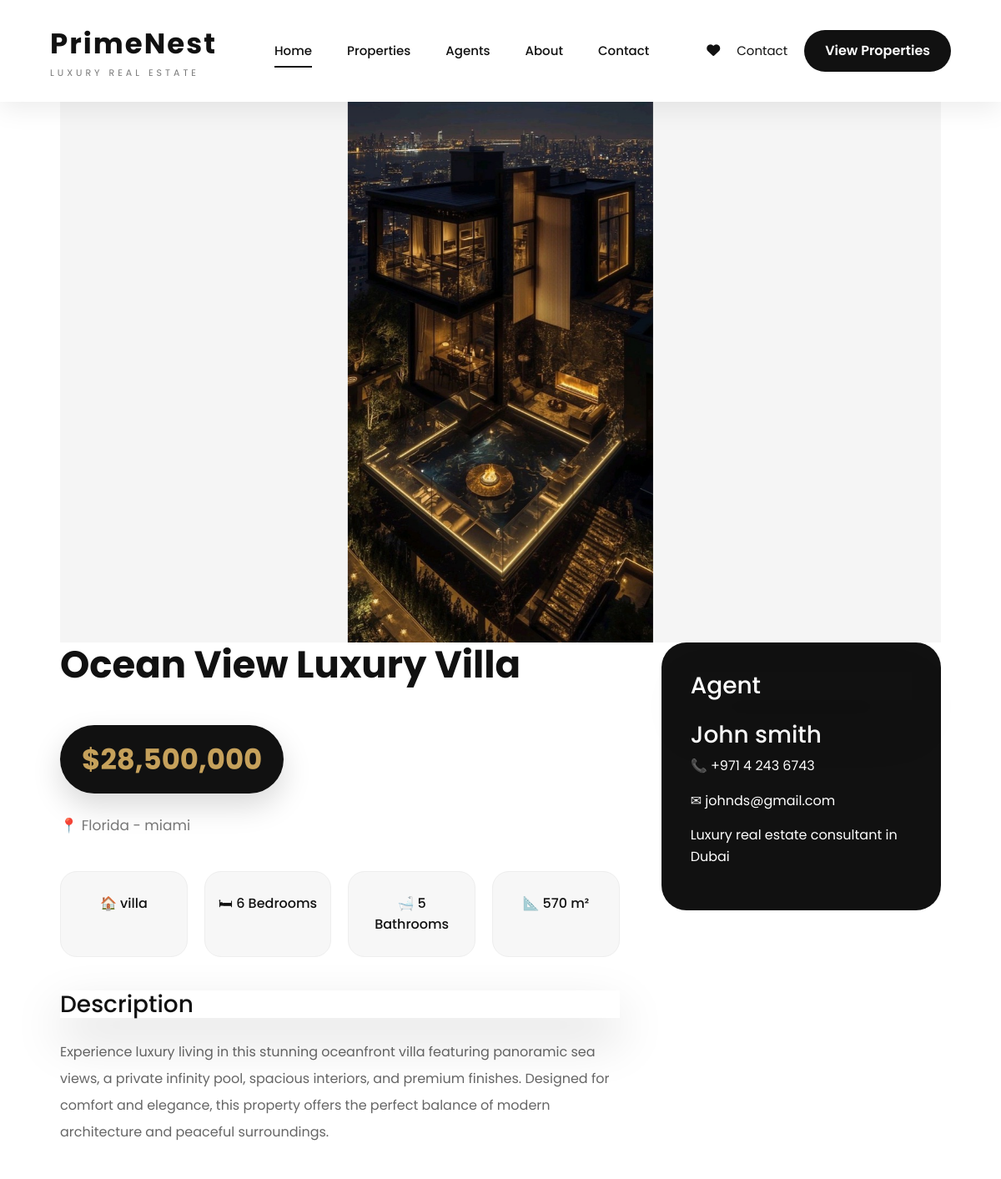
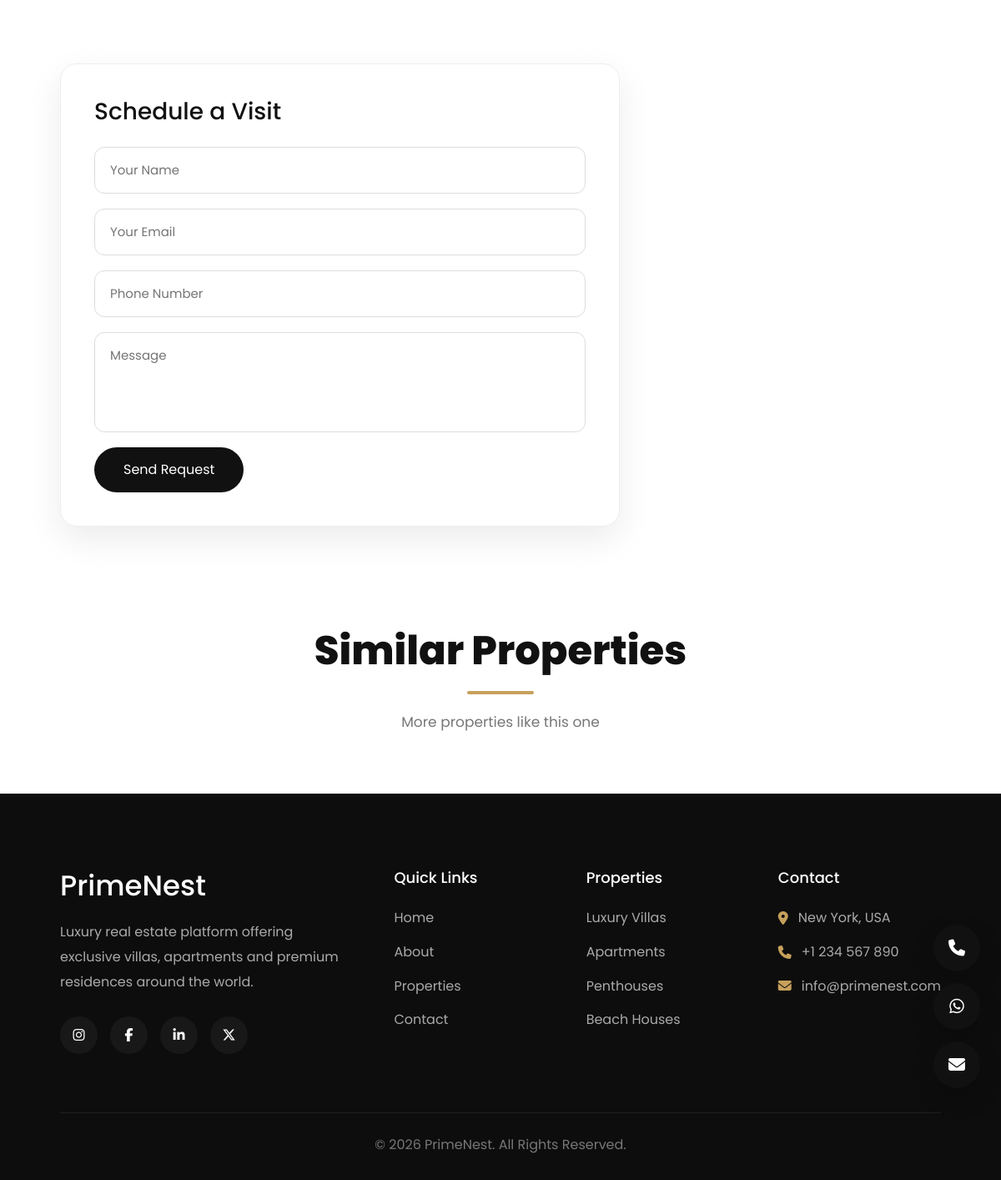
/properties/ocean-view-luxury-villa/, run on the app's committed database (2 pictures, top to bottom).
### property/models.py (models this page shows, shortened)
class Property(models.Model):
    STATUS_CHOICES = (
        ('sale', 'For Sale'),
        ('rent', 'For Rent'),
    )
    title = models.CharField(max_length=200)
    slug = models.SlugField(unique=True)
    property_type = models.ForeignKey(
        PropertyType,
        on_delete=models.CASCADE
    )
    agent = models.ForeignKey(
        Agent,
        on_delete=models.CASCADE
    )
    amenities = models.ManyToManyField(
        Amenity,
        blank=True
    )
    city = models.CharField(max_length=100)
    address = models.CharField(max_length=300)
    description = models.TextField()
    price = models.DecimalField(
        max_digits=12,
        decimal_places=0
    )
    area = models.PositiveIntegerField(
        help_text="Square meters"
    )
    bedrooms = models.PositiveIntegerField()
    bathrooms = models.PositiveIntegerField()
    status = models.CharField(
        max_length=10,
        choices=STATUS_CHOICES
    )
    cover_image = models.ImageField(
        upload_to='properties/'
    )
    created_at = models.DateTimeField(
        auto_now_add=True
    )

class PropertyType(models.Model):
    name = models.CharField(max_length=100)
    def __str__(self):
        return self.name

class Agent(models.Model):
    name = models.CharField(max_length=100)
    phone = models.CharField(max_length=20)
    email = models.EmailField()
    bio = models.TextField(blank=True)

### property/views.py (the view, shortened to what this page needs)
def property_detail(request, slug):
    property = get_object_or_404(
        Property,
        slug=slug
    )
    context = {
        "property": property
    }
    return render(
        request,
        "property/detail.html",
        context
    )

### templates/property/detail.html (shortened to what this page needs)
{% extends 'base.html' %}
{% load humanize %}
{% block body_class %}
inner-page
{% endblock %}
{% block content %}
<section class="property-detail">
<div class="container">
    <div class="detail-image">
        {% if property.cover_image %}
        <img
        src="{{ property.cover_image.url }}"
        alt="{{ property.title }}">
        {% endif %}
    </div>
    <div class="detail-layout">
        <div class="detail-content">
            <h1>
                {{ property.title }}
            </h1>
            <div class="detail-price">
                ${{ property.price|intcomma }}
            </div>
            <p class="location">
                📍 {{ property.city }} - {{ property.address }}
            </p>
            <div class="features">
                <div>
                    🏠
                    {{ property.property_type }}
                </div>
                <div>
                    🛏
                    {{ property.bedrooms }} Bedrooms
                </div>
                <div>
                    🛁
                    {{ property.bathrooms }} Bathrooms
                </div>
                <div>
                    📐
                    {{ property.area }} m²
                </div>
            </div>
            <div class="description">
                <h2>Description</h2>
                <p>
                    {{ property.description }}
                </p>
            </div>
        </div>
        <aside class="agent-box">
            <h2>
                Agent
            </h2>
            <h3>
                {{ property.agent.name }}
            </h3>
            <p>
                📞 {{ property.agent.phone }}
            </p>
            <p>
                ✉ {{ property.agent.email }}
            </p>
            <p>
                {{ property.agent.bio }}
            </p>
        </aside>
        <div class="visit-form">
    <h2>
        Schedule a Visit
    </h2>
    <form method="POST">
        <input
        type="text"
        name="name"
        placeholder="Your Name"
        required>
        <input
        type="email"
        name="email"
        placeholder="Your Email"
        required>
        <input
        type="text"
        name="phone"
        placeholder="Phone Number"
        required>
        <textarea
        name="message"
        placeholder="Message"></textarea>
        <button type="submit">
            Send Request
        </button>
    </form>
</div>
    </div>
</div>
</section>
<section class="similar-properties">
    <div class="container">
        <div class="section-title">
            <h2>
                Similar Properties
            </h2>
            <p>
                More properties like this one
            </p>
        </div>
    </div>
</section>
{% endblock %}

### static/css/variables.css (style rules this page uses)
:root { --white:#ffffff; --light-gray:#f5f5f5; --gray:#d1d5db; --dark-gray:#4b5563; --black:#111111; --transition:0.4s ease; --container:1200px; }

### static/css/style.css (style rules this page uses)
*, *::before, *::after { margin:0; padding:0; box-sizing:border-box; }
html { scroll-behavior:smooth; }
body { font-family:'Poppins',sans-serif; background:#fff; color:#111; overflow-x:hidden; line-height:1.6; }
img { width:100%; display:block; }
button, input, select { font-family:inherit; }
.container { width:min(90%,1320px); margin:auto; }
.section-title { text-align:center; margin-bottom:60px; }
.section-title h2 { font-size:48px; line-height:1.2; font-weight:700; margin-bottom:15px; }
.section-title p { color:#666; font-size:17px; }
* { transition-property:color,background,transform,border,box-shadow; }
img { opacity:0; animation:imageFade .8s forwards; }

### static/css/cards.css (style rules this page uses)
.location { color:#777; margin-bottom:20px; }
.section-title { text-align:center; margin-bottom:70px; }
.section-title h2 { font-size:48px; font-weight:800; color:#111; margin-bottom:18px; position:relative; }
.section-title h2::after { content:""; display:block; width:80px; height:4px; background:#C6A15B; margin:20px auto 0; border-radius:50px; }
.section-title p { max-width:620px; margin:auto; color:#777; font-size:17px; line-height:1.8; }

### static/css/detail.css (style rules this page uses)
.property-detail { padding:120px 0; background:#fff; }
.detail-image { height:650px; background:#f5f5f5; display:flex; align-items:center; justify-content:center; overflow:hidden; }
.detail-image img { width:100%; height:100%; object-fit:contain; object-position:center; }
.detail-layout { display:grid; grid-template-columns:2fr 1fr; gap:50px; }
.detail-content h1 { font-size:45px; font-weight:700; margin-bottom:20px; }
.detail-price { display:inline-block; padding:14px 26px; border-radius:50px; background:#111; color:#C6A15B; font-size:34px; font-weight:700; margin:25px 0; box-shadow:0 15px 35px rgba(0,0,0,.15); }
.location { color:#777; font-size:17px; }
.features { display:grid; grid-template-columns:repeat(4,1fr); gap:20px; margin:40px 0; }
.features div { background:#f7f7f7; padding:25px 15px; border-radius:20px; text-align:center; font-weight:500; transition:.35s; border:1px solid #eee; }
.description h2, .amenities h2, .gallery h2, .agent-box h2 { font-size:28px; margin-bottom:25px; box-shadow:0 25px 60px rgba(0,0,0,.15); position:sticky; top:120px; }
.description p { color:#666; line-height:2; font-size:16px; }
.agent-box { background:#111; color:white; padding:35px; border-radius:30px; height:max-content; }
.visit-form { margin-top:50px; padding:40px; background:#fff; border-radius:20px; box-shadow:0 15px 40px rgba(0,0,0,.08); border:1px solid #eee; }
.visit-form h2 { margin-bottom:25px; font-size:28px; }
.visit-form form { display:flex; flex-direction:column; gap:18px; }
.visit-form input, .visit-form textarea { width:100%; padding:15px 18px; border:1px solid #ddd; border-radius:12px; font-size:15px; outline:none; }
.visit-form textarea { min-height:120px; resize:none; }
.visit-form button { width:max-content; padding:14px 35px; background:#111; color:#fff; border:none; border-radius:30px; cursor:pointer; transition:.3s; }

### data on the page
Property: cover_image (picture), title "Ocean View Luxury Villa", price "28,500,000", city "Florida", address "miami", property_type "villa", bedrooms "6", bathrooms "5", area "570", description "Experience luxury living in this stunning oceanfront villa featuring panoramic sea views, a private infinity pool, spacious interiors, and premium finishes. Designed for comfort and elegance, this property offers the perfect balance of modern architecture and peaceful surroundings.", agent.name "John smith", agent.phone "+971 4 243 6743", agent.email "johnds@gmail.com", agent.bio "Luxury real estate consultant in Dubai"
